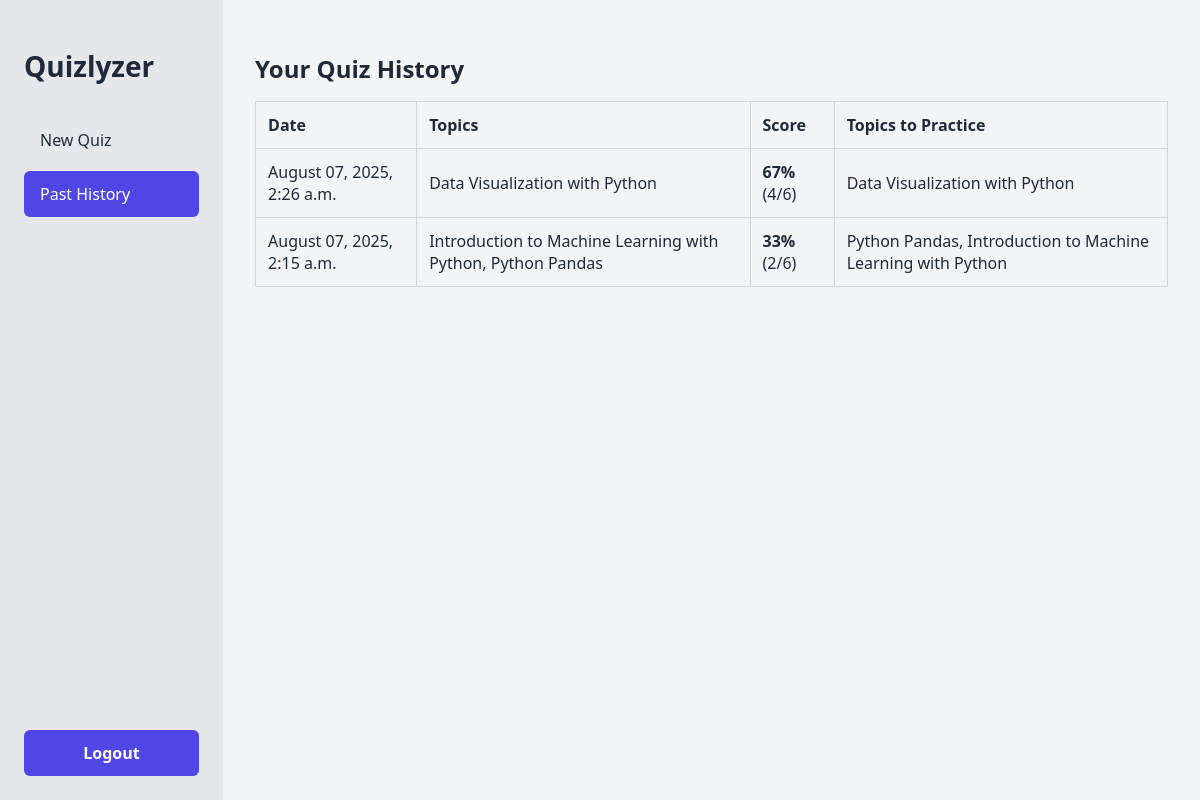
/history/ (signed in), run on the app's committed database.
### core/models.py (models this page shows, shortened)
class QuizAttempt(models.Model):
    user = models.ForeignKey(User, on_delete=models.CASCADE)
    topics = models.TextField()
    score = models.FloatField()
    total_questions = models.IntegerField()
    correct_answers = models.IntegerField()
    practice_topics = models.TextField(blank=True, null=True)
    timestamp = models.DateTimeField(auto_now_add=True)

### core/views.py (the view)
# urls.py: path('history/', views.past_history_view, name='past_history'),
@login_required
def past_history_view(request):
    attempts = QuizAttempt.objects.filter(user=request.user).order_by('-timestamp')
    return render(request, 'core/past_history.html', {'attempts': attempts})

### core/templates/core/past_history.html (shortened to what this page needs)
{% extends 'core/base.html' %}
{% block content %}
<div class="dashboard-layout">
    <aside class="sidebar">
        <h1>Quizlyzer</h1>
        <nav class="sidebar-nav">
            <a href="{% url 'dashboard' %}">New Quiz</a>
            <a href="{% url 'past_history' %}" class="active">Past History</a>
        </nav>
        <a href="{% url 'logout' %}" class="btn btn-primary">Logout</a>
    </aside>
    <main class="main-content">
        <h2>Your Quiz History</h2>
        <table class="history-table">
            <thead>
                <tr>
                    <th>Date</th>
                    <th>Topics</th>
                    <th>Score</th>
                    <th>Topics to Practice</th>
                </tr>
            </thead>
            <tbody>
                {% for attempt in attempts %}
                <tr>
                    <td>{{ attempt.timestamp|date:"F d, Y, P" }}</td>
                    <td>{{ attempt.topics }}</td>
                    <td><strong>{{ attempt.score|floatformat:0 }}%</strong> ({{attempt.correct_answers}}/{{attempt.total_questions}})</td>
                    <td>{{ attempt.practice_topics|default:"None" }}</td>
                </tr>
                {% empty %}
                <tr>
                    <td colspan="4" class="text-center">You have not taken any quizzes yet.</td>
                </tr>
                {% endfor %}
            </tbody>
        </table>
    </main>
</div>
{% endblock %}

### core/templates/core/base.html (style rules this page uses)
:root { --primary-color: #4f46e5; --secondary-color: #9333ea; --background-color: #f3f4f6; --surface-color: #ffffff; --text-color: #1f2937; --muted-text-color: #6b7280; --border-color: #d1d5db; --success-color: #10b981; --error-color: #ef4444; --font-sans: system-ui, -apple-system, BlinkMacSystemFont, "Segoe UI", Roboto, "Helvetica Neue", Arial, "Noto Sans", sans-serif; }
body { margin: 0; font-family: var(--font-sans); background-color: var(--background-color); color: var(--text-color); font-size: 16px; }
h1 { font-size: 2.25rem; font-weight: bold; margin-bottom: 1rem; }
h2 { font-size: 1.5rem; font-weight: bold; margin-bottom: 1rem; }
.btn { display: inline-block; padding: 0.75rem 1.5rem; border: none; border-radius: 6px; font-weight: 600; text-decoration: none; cursor: pointer; text-align: center; }
.btn-primary { background-color: var(--primary-color); color: white; }
.dashboard-layout { display: flex; height: 100vh; }
.sidebar { width: 250px; background-color: #e5e7eb; padding: 1.5rem; display: flex; flex-direction: column; }
.sidebar h1 { font-size: 1.75rem; margin-bottom: 2rem; }
.sidebar-nav { flex-grow: 1; }
.sidebar-nav a { display: block; padding: 0.75rem 1rem; text-decoration: none; color: var(--text-color); border-radius: 6px; margin-bottom: 0.5rem; }
.sidebar-nav a.active, .sidebar-nav a:hover { background-color: var(--primary-color); color: white; }
.main-content { flex-grow: 1; padding: 2rem; overflow-y: auto; }
.history-table { width: 100%; border-collapse: collapse; }
.history-table th, .history-table td { padding: 0.75rem; border: 1px solid var(--border-color); text-align: left; }
.history-table th { background-color: #f3f4f6; }

### data on the page
QuizAttempt: timestamp "August 07, 2025, 2:26 a.m.", topics "Data Visualization with Python", score "67", correct_answers "4", total_questions "6", practice_topics "Data Visualization with Python"
QuizAttempt: timestamp "August 07, 2025, 2:15 a.m.", topics "Introduction to Machine Learning with Python, Python Pandas", score "33", correct_answers "2", total_questions "6", practice_topics "Python Pandas, Introduction to Machine Learning with Python"
